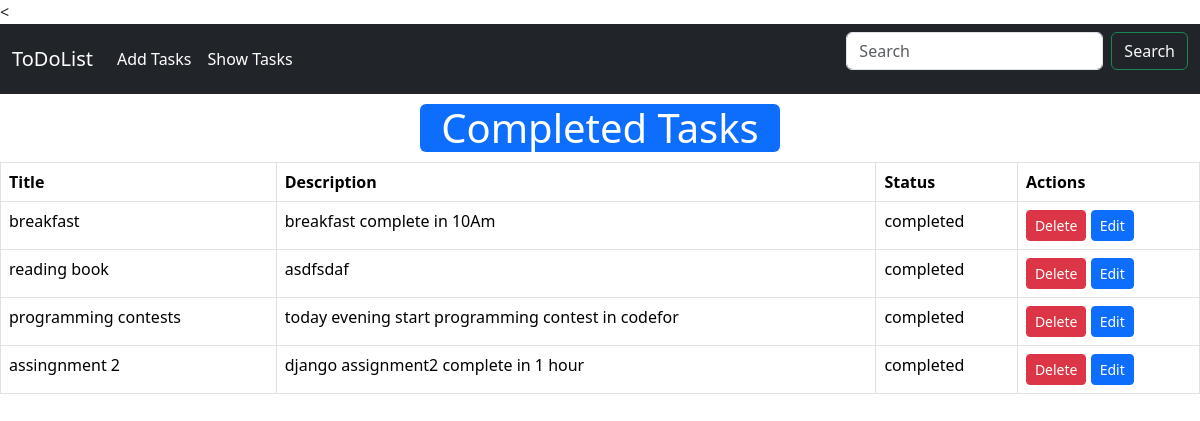
The page /completed_tasks/ on the database as committed earlier.
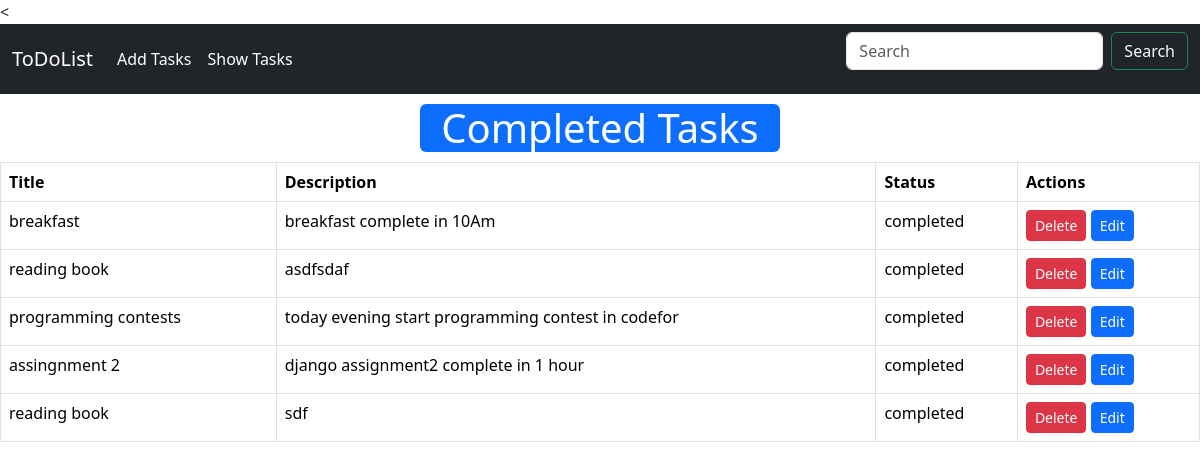
The same page on the database as committed later.
### first_app/models.py (models this page shows)
class TaskModel(models.Model):
    id = models.IntegerField(primary_key=True)
    taskTitle = models.CharField(max_length=20)
    taskDescription = models.CharField(max_length=50)
    is_completed = models.BooleanField(default=False)

### first_app/views.py (the view)
# urls.py: path('completed_tasks/', views.completed_tasks, name='completed_tasks'),
def completed_tasks(request):
    tasks = TaskModel.objects.filter(is_completed=True)
    return render(request, 'completed_tasks.html', {'data': tasks})

### first_app/templates/completed_tasks.html (shortened to what this page needs)
{% extends 'home.html' %}
{% block content %}
  <div class="'width:80%;margin: auto;">
    <h1 style="width:30%;margin:10px auto;" class="bg-primary rounded text-white text-center" >Completed Tasks</h1>
    {% if data %}
    <table class="table table-bordered">
      <thead>
        <tr>
          <th scope="col">Title</th>
          <th scope="col">Description</th>
          <th scope="col">Status</th>
          <th scope="col">Actions</th>
        </tr>
      </thead>
      <tbody>
        {% for i in data %}
        <tr>
          <td>{{i.taskTitle}}</td>
          <td>{{i.taskDescription}}</td>
          <td>completed</td>
          <td>
            <a href="{% url 'delete_task' pk=i.id %}" class="btn btn-danger btn-sm">Delete</a>
            <a href="{% url 'edit_task' pk=i.id %}" class="btn btn-primary btn-sm">Edit</a>
          </td>
        </tr>
        {% endfor %}
      </tbody>
    </table>
    {% else %}
    <h3>No data available</h3>
    {% endif %}
  </div>
{% endblock %}

### first_app/templates/home.html (shortened to what this page needs)
<<!DOCTYPE html>
<html lang="en">
  <head>
    <link
      href="https://cdn.jsdelivr.net/npm/bootstrap@5.3.1/dist/css/bootstrap.min.css"
      rel="stylesheet"
    />
  </head>
  <body>
    <nav class="navbar navbar-expand-lg bg-dark">
      <div class="container-fluid">
        <a class="navbar-brand text-white" href="#">ToDoList</a>
        <div class="collapse navbar-collapse" id="navbarSupportedContent">
          <ul class="navbar-nav me-auto mb-2 mb-lg-0">
            <li class="nav-item">
              <a class="nav-link text-white" href="{% url 'add_tasks' %}"
                >Add Tasks</a
              >
            </li>
            <li class="nav-item">
              <a class="nav-link text-white" href="{% url 'show_tasks' %}"
                >Show Tasks</a
              >
            </li>
          </ul>
          <form class="d-flex" role="search">
            <input
              class="form-control me-2"
              type="search"
              placeholder="Search"
              aria-label="Search"
            />
            <button class="btn btn-outline-success text-light" type="submit">
              Search
            </button>
          </form>
        </div>
      </div>
    </nav>
    {% block content %}{% endblock content %}
  </body>
</html>

Rows that differ between the two databases and show on the page:
added TaskModel: taskTitle "reading book", taskDescription "sdf"
